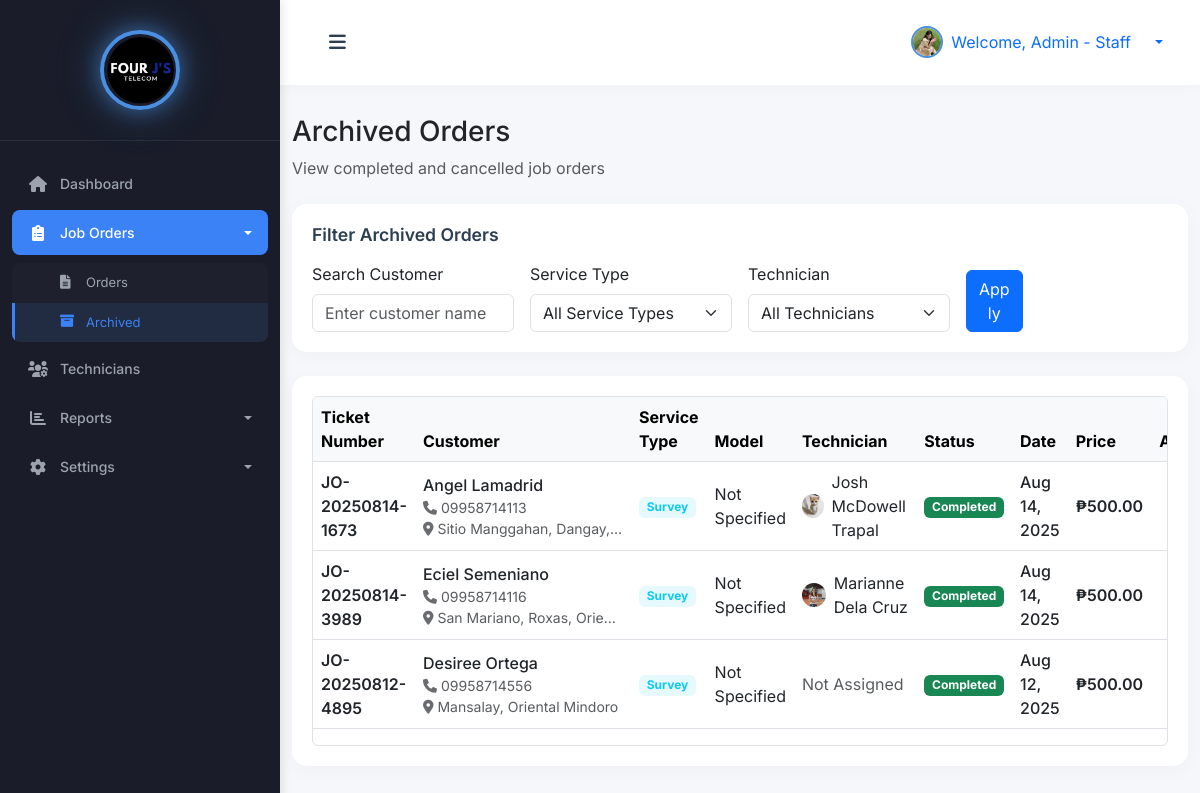
The app's page /admin/archived.php?filter_service=survey (signed in) with its own data.
### tables this page shows
CREATE TABLE `job_orders` (
  `id` int(11) NOT NULL,
  `job_order_number` varchar(20) NOT NULL,
  `customer_name` varchar(100) NOT NULL,
  `customer_address` text NOT NULL,
  `customer_phone` varchar(20) NOT NULL,
  `service_type` enum('installation','repair','survey') NOT NULL,
  `aircon_model_id` int(11) DEFAULT NULL,
  `assigned_technician_id` int(11) DEFAULT NULL,
  `status` enum('pending','in_progress','completed','cancelled') DEFAULT 'pending',
  `price` decimal(10,2) DEFAULT NULL,
  `base_price` decimal(10,2) NOT NULL DEFAULT 0.00,
  `created_by` int(11) DEFAULT NULL,
  `due_date` date DEFAULT NULL,
  `completed_at` timestamp NULL DEFAULT NULL,
  `created_at` timestamp NOT NULL DEFAULT current_timestamp(),
  `updated_at` timestamp NOT NULL DEFAULT current_timestamp() ON UPDATE current_timestamp(),
  `customer_id` int(11) DEFAULT NULL,
  `additional_fee` decimal(10,2) DEFAULT 0.00,
  `discount` decimal(10,2) DEFAULT 0.00,
  `part_id` int(11) DEFAULT NULL
);

CREATE TABLE `technicians` (
  `id` int(11) NOT NULL,
  `username` varchar(50) NOT NULL,
  `password` varchar(255) NOT NULL,
  `name` varchar(100) NOT NULL,
  `email` varchar(100) DEFAULT NULL,
  `phone` varchar(20) NOT NULL,
  `profile_picture` varchar(255) DEFAULT NULL,
  `created_at` timestamp NOT NULL DEFAULT current_timestamp(),
  `updated_at` timestamp NOT NULL DEFAULT current_timestamp() ON UPDATE current_timestamp()
);

### admin/archived.php (the view, shortened to what this page needs)
<?php
$search_customer = $_GET['search_customer'] ?? '';
$filter_service = $_GET['filter_service'] ?? '';
try {
    $pdo = new PDO("mysql:host=" . DB_HOST . ";dbname=" . DB_NAME, DB_USER, DB_PASS);
    $pdo->setAttribute(PDO::ATTR_ERRMODE, PDO::ERRMODE_EXCEPTION);
    $stmt = $pdo->prepare("SELECT name, profile_picture FROM admins WHERE id = ?");
    $stmt->execute([$_SESSION['user_id']]);
    $admin = $stmt->fetch(PDO::FETCH_ASSOC);
    $sql = "
        SELECT
            jo.*,
            COALESCE(am.model_name, 'Not Specified') as model_name,
            t.name as technician_name,
            t.profile_picture as technician_profile,
            CASE
                WHEN jo.status = 'completed' THEN COALESCE(jo.completed_at, jo.updated_at)
                ELSE COALESCE(jo.updated_at, jo.created_at)
            END as status_date
        FROM job_orders jo
        LEFT JOIN aircon_models am ON jo.aircon_model_id = am.id
        LEFT JOIN technicians t ON jo.assigned_technician_id = t.id
        WHERE jo.status IN ('completed', 'cancelled')
    ";
    $params = [];
    if (!empty($filter_service)) {
        $sql .= " AND jo.service_type = ?";
        $params[] = $filter_service;
    }
    $sql .= "
        ORDER BY
            CASE
                WHEN jo.status = 'completed' THEN 1
                WHEN jo.status = 'cancelled' THEN 2
            END,
            status_date DESC
    ";
    $stmt = $pdo->prepare($sql);
    $stmt->execute($params);
    $orders = $stmt->fetchAll(PDO::FETCH_ASSOC);
} catch (PDOException $e) {
    die("Database error: " . $e->getMessage());
}
require_once 'includes/header.php';
?>
<body></body>
 <div class="wrapper">
        <?php
        require_once 'includes/sidebar.php';
        ?>
        <div id="content">
            <nav class="navbar navbar-expand-lg navbar-light bg-white">
                <div class="container-fluid">
                    <button type="button" id="sidebarCollapse" class="btn">
                        <i class="fas fa-bars"></i>
                    </button>
                    <div class="ms-auto d-flex align-items-center">
                        <div class="dropdown">
                            <a class="d-flex align-items-center text-decoration-none dropdown-toggle" href="#" id="userDropdown" role="button" data-bs-toggle="dropdown">
                                <img src="<?= !empty($admin['profile_picture']) ? '../' . htmlspecialchars($admin['profile_picture']) : 'https://ui-avatars.com/api/?name=' . urlencode($admin['name'] ?: 'Admin') . '&background=1a237e&color=fff' ?>"
                                     alt="Admin"
                                     class="rounded-circle me-2"
                                     width="32"
                                     height="32"
                                     style="object-fit: cover; border: 2px solid #4A90E2;">
                                <span class="me-3">Welcome, <?= htmlspecialchars($admin['name'] ?: 'Admin') ?></span>
                            </a>
                        </div>
                    </div>
                </div>
            </nav>
<div class="container mt-4">
    <h3>Archived Orders</h3>
    <div class="mb-4">
        <p class="text-muted mb-0">View completed and cancelled job orders</p>
    </div>
    <div class="card mb-4">
        <div class="card-body">
            <h5 class="card-title mb-3">Filter Archived Orders</h5>
            <form method="GET" action="" class="row g-3">
                <div class="col-md-3">
                    <label for="search_customer" class="form-label">Search Customer</label>
                    <input type="text" class="form-control" id="search_customer" name="search_customer" value="<?= htmlspecialchars($search_customer) ?>" placeholder="Enter customer name">
                </div>
                <div class="col-md-3">
                    <label for="filter_service" class="form-label">Service Type</label>
                    <select class="form-select" id="filter_service" name="filter_service">
                        <option value="">All Service Types</option>
                    </select>
                </div>
                <div class="col-md-3">
                    <label for="filter_technician" class="form-label">Technician</label>
                    <select class="form-select" id="filter_technician" name="filter_technician">
                        <option value="">All Technicians</option>
                    </select>
                </div>
                <div class="col-md-1 d-flex align-items-end">
                    <button type="submit" class="btn btn-primary w-100">Apply</button>
                </div>
            </form>
        </div>
    </div>
            <div class="card mb-4" style="position: relative;">
                    <div class="card-body">
                        <div class="table-wrapper" style="max-height: 500px; overflow-y: auto; border: 1px solid #dee2e6; border-radius: 0.375rem;">
                            <div class="table-responsive">
                            <table class="table table-hover align-middle">
                                <thead class="table-light">
                                    <tr>
                                        <th>Ticket Number</th>
                                        <th>Customer</th>
                                        <th>Service Type</th>
                                        <th>Model</th>
                                        <th>Technician</th>
                                        <th>Status</th>
                                        <th>Date</th>
                                        <th>Price</th>
                                        <th class="text-center">Actions</th>
                                    </tr>
                                </thead>
                                <tbody>
                                    <?php foreach ($orders as $order): ?>
                                    <tr>
                                        <td>
                                            <span class="fw-semibold"><?= htmlspecialchars($order['job_order_number']) ?></span>
                                        </td>
                                        <td>
                                            <div class="fw-medium"><?= htmlspecialchars($order['customer_name']) ?></div>
                                            <small class="text-muted d-block">
                                                <i class="fas fa-phone me-1"></i><?= htmlspecialchars($order['customer_phone']) ?>
                                            </small>
                                            <small class="text-muted d-block text-truncate" style="max-width: 200px;">
                                                <i class="fas fa-map-marker-alt me-1"></i><?= htmlspecialchars($order['customer_address']) ?>
                                            </small>
                                        </td>
                                        <td>
                                            <span class="badge bg-info bg-opacity-10 text-info">
                                                <?= ucfirst(htmlspecialchars($order['service_type'])) ?>
                                            </span>
                                        </td>
                                        <td><?= htmlspecialchars($order['model_name']) ?></td>
                                        <td>
                                            <?php if ($order['technician_name']): ?>
                                                <div class="d-flex align-items-center">
                                                    <img src="<?= !empty($order['technician_profile']) ? '../' . htmlspecialchars($order['technician_profile']) : 'https://ui-avatars.com/api/?name=' . urlencode($order['technician_name']) . '&background=1a237e&color=fff' ?>"
                                                         alt="<?= htmlspecialchars($order['technician_name']) ?>"
                                                         class="rounded-circle me-2"
                                                         width="24" height="24"
                                                         style="object-fit: cover;">
                                                    <?= htmlspecialchars($order['technician_name']) ?>
                                                </div>
                                            <?php else: ?>
                                                <span class="text-muted">Not Assigned</span>
                                            <?php endif; ?>
                                        </td>
                                        <td>
                                            <span class="badge bg-<?= $order['status'] === 'completed' ? 'success' : 'danger' ?>">
                                                <?= ucfirst($order['status']) ?>
                                            </span>
                                        </td>
                                        <td>
                                            <div class="fw-medium">
                                                <?php
                                                if (!empty($order['status_date'])) {
                                                    echo date('M d, Y', strtotime($order['status_date']));
                                                } else {
                                                    echo 'N/A';
                                                }
                                                ?>
                                            </div>
                                        </td>
                                        <td>
                                            <div class="fw-semibold">₱<?= number_format($order['price'], 2) ?></div>
                                        </td>
                                        <td>
                                            <div class="d-flex justify-content-center gap-2">
                                            </div>
                                        </td>
                                    </tr>
                                    <?php endforeach; ?>
                                </tbody>
                            </table>
                            </div>
                        </div>
                    </div>
                </div>
</div>
        </div>
    </div>
</body>
</html>

### css/style.css (style rules this page uses)
:root { --primary-blue: #4A90E2; --secondary-blue: #5C9CE6; --light-blue: #E8F1FC; --hover-blue: #357ABD; --text-blue: #2C3E50; --success: #2ECC71; --warning: #F1C40F; --danger: #E74C3C; --info: #3498DB; --pastel-purple: #B39DDB; --pastel-pink: #F8BBD0; --pastel-green: #A5D6A7; --pastel-orange: #FFCC80; --card-1: #4A90E2; --card-2: #2ECC71; --card-3: #F1C40F; --card-4: #E74C3C; --sidebar-bg: #2C3E50; --sidebar-header: #1A252F; --sidebar-hover: #34495E; --sidebar-active: #3498DB; }
body { font-family: 'Inter', -apple-system, BlinkMacSystemFont, 'Segoe UI', Roboto, sans-serif; background: #F5F7FA; }
.dropdown-toggle::after { margin-left: 8px; }
.wrapper { display: flex; width: 100%; align-items: stretch; }
#content { margin-left: 280px; min-height: 100vh; transition: all 0.3s ease; background: #F5F7FA; padding: 0; width: calc(100% - 280px); }
@media (min-width: 769px) { #content { margin-left: 280px; width: calc(100% - 280px); } }
@media (min-width: 769px) { #sidebarCollapse { display: block !important; } }
.card { border-radius: 15px; box-shadow: 0 4px 20px rgba(0, 0, 0, 0.03); margin-bottom: 25px; border: none; transition: transform 0.3s ease, box-shadow 0.3s ease; }
.card-body { padding: 1.75rem; }
.card-title { margin-bottom: 1.5rem; font-weight: 600; color: var(--text-blue); font-size: 1.1rem; }
.card i { opacity: 0.9; transition: transform 0.3s ease; }
.navbar { padding: 20px 25px; background: #fff; border: none; border-radius: 0; margin-bottom: 30px; box-shadow: 0 2px 15px rgba(0, 0, 0, 0.03); }
#sidebarCollapse { background: transparent; border: none; color: var(--text-blue); font-size: 1.2rem; padding: 8px 12px; border-radius: 8px; transition: all 0.3s; }

### admin/includes/header.php (style rules this page uses)
.card { height: 100%; margin-bottom: 1rem; }
.card-body { padding: 1.25rem; }
#userDropdown { transition: all 0.2s ease; }
#userDropdown img { border: 2px solid #4A90E2; transition: all 0.2s ease; }

### records on screen
job_orders: job_order_number "JO-20250814-1673", customer_name "Angel Lamadrid", customer_phone "09958714113", customer_address "Sitio Manggahan, Dangay,…", service_type "Survey", model_name "Not Specified", technicians.profile_picture (picture), technicians.name "Josh McDowell Trapal", status "Completed", status_date "Aug 14, 2025", price "500.00"
job_orders: job_order_number "JO-20250814-3989", customer_name "Eciel Semeniano", customer_phone "09958714116", customer_address "San Mariano, Roxas, Orie…", service_type "Survey", model_name "Not Specified", technicians.profile_picture (picture), technicians.name "Marianne Dela Cruz", status "Completed", status_date "Aug 14, 2025", price "500.00"
job_orders: job_order_number "JO-20250812-4895", customer_name "Desiree Ortega", customer_phone "09958714556", customer_address "Mansalay, Oriental Mindoro", service_type "Survey", model_name "Not Specified", shows "Not Assigned", status "Completed", status_date "Aug 12, 2025", price "500.00"

### other values on screen
$admin['name'] ?: 'Admin' "Admin - Staff"
